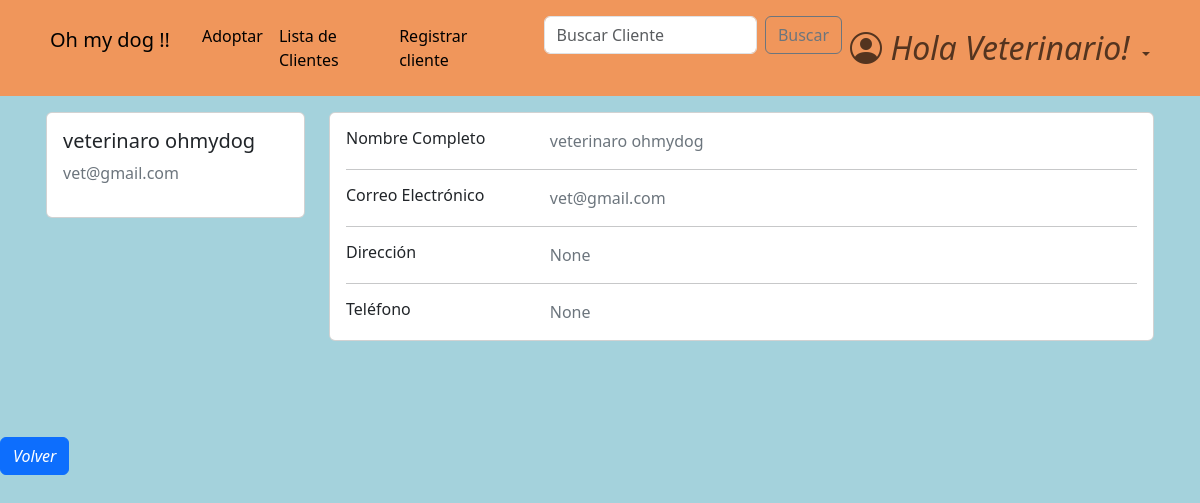
The page /accounts/profile/2 (signed in) on the database as committed earlier.
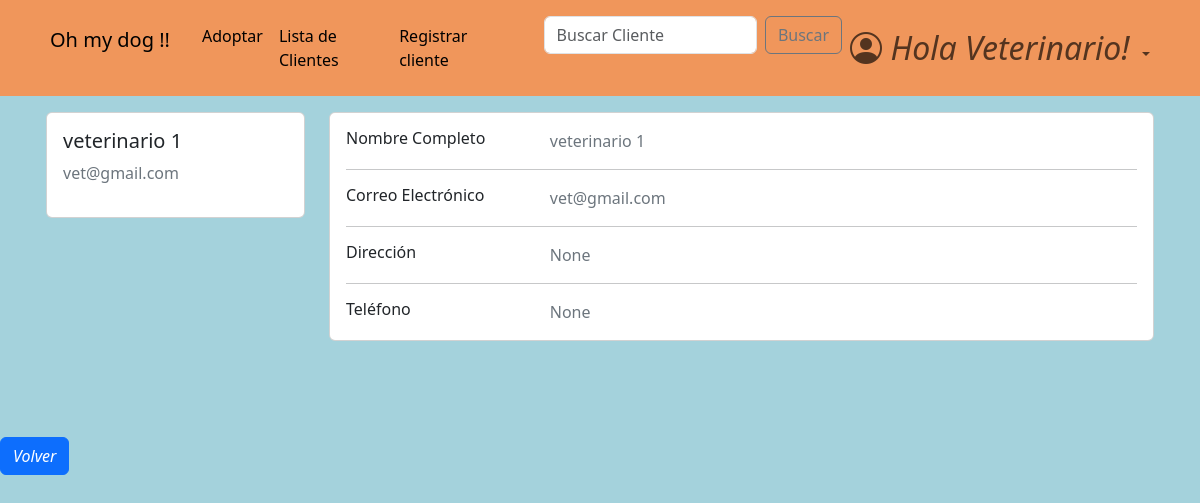
The same page on the database as committed later.
### accounts/models.py (models this page shows, shortened)
class CustomUser(AbstractBaseUser, PermissionsMixin):
    email =                     models.EmailField(verbose_name="email", unique=True)    #.foreignKey ??
    name =                      models.CharField(max_length=25)   #slug es texto corto
    surname =                   models.CharField(max_length=30, blank=True, null=True)
    address =                   models.CharField(max_length=30, blank=True, null=True)
    telephone =                 models.SlugField(max_length=12, blank=True, null=True)
    is_active =                 models.BooleanField(default=True)
    is_staff =                  models.BooleanField(default=False)
    is_admin =                  models.BooleanField(default=False)
    last_login =                models.DateTimeField(verbose_name="last login", default=datetime.datetime.now)
    is_veterinario =            models.BooleanField(default=False)
    USERNAME_FIELD = "email"    #variable por la cual se ingresa, dice username pero seria como 'campo que representa el inicio de sesion'
    REQUIRED_FIELDS = ['name',]    #no permite registros si no tiene estos campos completos
    objects = CustomUserManager()

### accounts/views.py (the view)
# urls.py: path('profile/<pk>', views.profile_view, name= 'profile'),
def profile_view(request, pk):
    if not request.user.is_authenticated:
        return redirect('login')
    user = CustomUser.objects.get(pk=pk)
    context = {
        'user': user,
        'actual_user': request.user,
    }
    return render(request, 'profile.html', context)

### accounts/templates/profile.html (shortened to what this page needs)
{% extends 'home.html' %}
{% block content %}
<main>
<div class="container card-izq " >
  <div class="row row-1">
    <div class="col-md-3">
      <div class="card">
        <div class="card-body">
          <h5>{{ user.name }} {{ user.surname }}</h5>
          <p class="text-secondary">{{ user.email }}</p>
        </div>
      </div>
    </div>
    <div class="col-md-9">
      <div class="card mb-3">
        <div class="card-body">
          <div class="row">
            <div class="col-sm-3">
              <h6 class="mb-0">Nombre Completo</h6>
            </div>
            <div class="col-sm-9 text-secondary">
              {{ user.name }} {{ user.surname }}
            </div>
          </div>
          <hr>
          <div class="row">
            <div class="col-sm-3">
              <h6 class="mb-0">Correo Electrónico</h6>
            </div>
            <div class="col-sm-9 text-secondary">
              {{ user.email }}
            </div>
          </div>
          <hr>
          <div class="row">
            <div class="col-sm-3">
              <h6 class="mb-0">Dirección</h6>
            </div>
            <div class="col-sm-9 text-secondary">
              {{ user.address }}
            </div>
          </div>
          <hr>
          <div class="row">
            <div class="col-sm-3">
              <h6 class="mb-0">Teléfono</h6>
            </div>
            <div class="col-sm-9 text-secondary">
              {{ user.telephone }}
            </div>
          </div>
        </div>
      </div>
    </div>
  </div>
</div>
<a href="{% url 'home' %}" class="btn btn-primary"><i>Volver</i></a>
</main>
{% endblock  %}

Rows that differ between the two databases and show on the page:
changed CustomUser "vet@gmail.com": name "veterinaro" → "veterinario"; surname "ohmydog" → "1"
